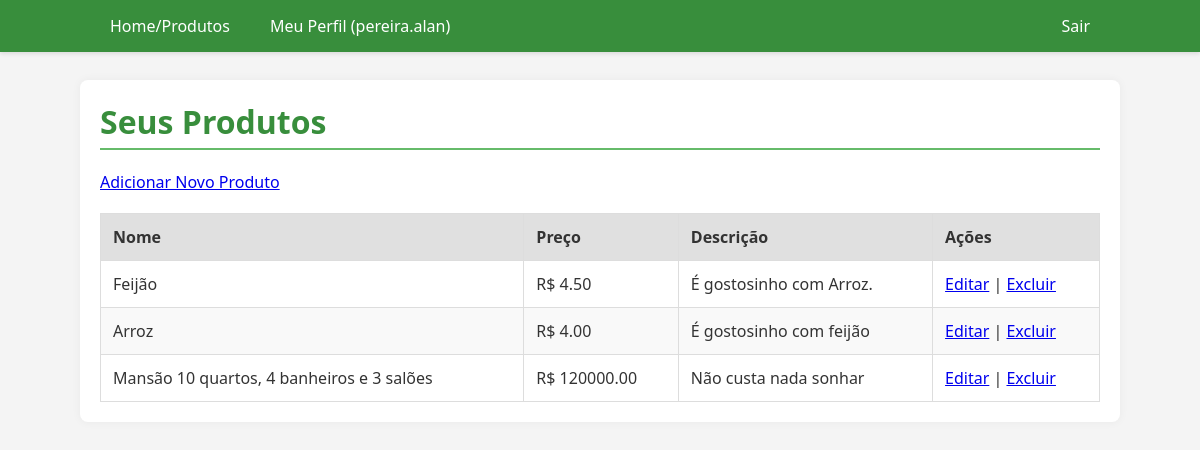
/products/ (signed in), run on the app's committed database.
### models/user.py (models this page shows, shortened)
class User(UserMixin, db.Model):
    __tablename__ = 'users'
    id = db.Column(db.Integer, primary_key=True)
    username = db.Column(db.String(64), index=True, unique=True, nullable=False)
    email = db.Column(db.String(120), index=True, unique=True, nullable=False)
    password_hash = db.Column(db.String(128))
    products = db.relationship('Product', backref='owner', lazy='dynamic')

### models/product.py (models this page shows, shortened)
class Product(db.Model):
    __tablename__ = 'products'
    id = db.Column(db.Integer, primary_key=True)
    name = db.Column(db.String(100), nullable=False)
    description = db.Column(db.Text)
    price = db.Column(db.Float, nullable=False)
    user_id = db.Column(db.Integer, db.ForeignKey('users.id'), nullable=False)

### controllers/product_controller.py (the view)
@product_bp.route('/')
@login_required
def list_products():
    products = current_user.products.all()
    return render_template('products/list.html', products=products)

### auth/utils.py (called while the page is built)
@login_manager.user_loader
def load_user(user_id):
    if user_id is not None:
        return User.query.get(int(user_id))
    return None

### templates/products/list.html (shortened to what this page needs)
{% extends "base.html" %}
{% block content %}
    <h1>Seus Produtos</h1>
    <p><a href="{{ url_for('product.add_product') }}">Adicionar Novo Produto</a></p>
    {% if not products %}
        <p>Você ainda não cadastrou nenhum produto.</p>
    {% else %}
        <table>
            <thead>
                <tr>
                    <th>Nome</th>
                    <th>Preço</th>
                    <th>Descrição</th>
                    <th>Ações</th>
                </tr>
            </thead>
            <tbody>
                {% for product in products %}
                    <tr>
                        <td>{{ product.name }}</td>
                        <td>R$ {{ "%.2f"|format(product.price) }}</td>
                        <td>{{ product.description | truncate(50) }}</td>
                        <td>
                            <a href="#">Editar</a> |
                            <a href="#">Excluir</a>
                        </td>
                    </tr>
                {% endfor %}
            </tbody>
        </table>
    {% endif %}
{% endblock %}

### templates/base.html (shortened to what this page needs)
<!DOCTYPE html>
<html lang="pt-br">
<head>
    <link rel="stylesheet" href="{{ url_for('static', filename='style.css') }}">
</head>
<body>
    <header>
        <nav>
            <div class="nav-links">
                <a href="{{ url_for('product.list_products') }}">Home/Produtos</a>
                {% if current_user.is_authenticated %}
                    <a href="{{ url_for('user.profile') }}">Meu Perfil ({{ current_user.username }})</a>
                {% endif %}
            </div>
            <div class="nav-links">
                {% if current_user.is_authenticated %}
                    <a href="{{ url_for('auth.logout') }}">Sair</a>
                {% else %}
                    <a href="{{ url_for('auth.login') }}">Entrar</a>
                    <a href="{{ url_for('auth.register') }}">Registrar</a>
                {% endif %}
            </div>
        </nav>
    </header>
    <main class="content">
        {% block content %}{% endblock %}
    </main>
</body>
</html>

### static/style.css (style rules this page uses)
:root { --primary-color: #388e3c; --primary-light: #66bb6a; --secondary-color: #555; --background-light: #f4f4f4; --text-dark: #333; --border-color: #ccc; --success-bg: #d4edda; --success-text: #155724; --danger-bg: #f8d7da; --danger-text: #721c24; }
body { font-family: 'Segoe UI', Tahoma, Geneva, Verdana, sans-serif; background-color: var(--background-light); color: var(--text-dark); margin: 0; padding-top: 60px; }
header { background-color: var(--primary-color); color: white; padding: 10px 0; box-shadow: 0 2px 4px rgba(0, 0, 0, 0.1); position: fixed; width: 100%; top: 0; z-index: 1000; }
nav { max-width: 1000px; margin: 0 auto; padding: 0 20px; display: flex; justify-content: space-between; align-items: center; }
nav .nav-links { display: flex; gap: 20px; }
nav a { color: white; text-decoration: none; padding: 5px 10px; border-radius: 4px; transition: background-color 0.3s; }
main { max-width: 1000px; margin: 20px auto; padding: 20px; background-color: white; border-radius: 8px; box-shadow: 0 0 10px rgba(0, 0, 0, 0.05); }
h1, h2 { color: var(--primary-color); border-bottom: 2px solid var(--primary-light); padding-bottom: 5px; margin-top: 0; }
table { width: 100%; border-collapse: collapse; margin-top: 20px; }
table th, table td { border: 1px solid #ddd; padding: 12px; text-align: left; }
table th { background-color: #e0e0e0; font-weight: 600; }
table tr:nth-child(even) { background-color: #f9f9f9; }

### data on the page
User: username "pereira.alan"
Product: name "Feijão", price "4.50", description "É gostosinho com Arroz."
Product: name "Arroz", price "4.00", description "É gostosinho com feijão"
Product: name "Mansão 10 quartos, 4 banheiros e 3 salões", price "120000.00", description "Não custa nada sonhar"
